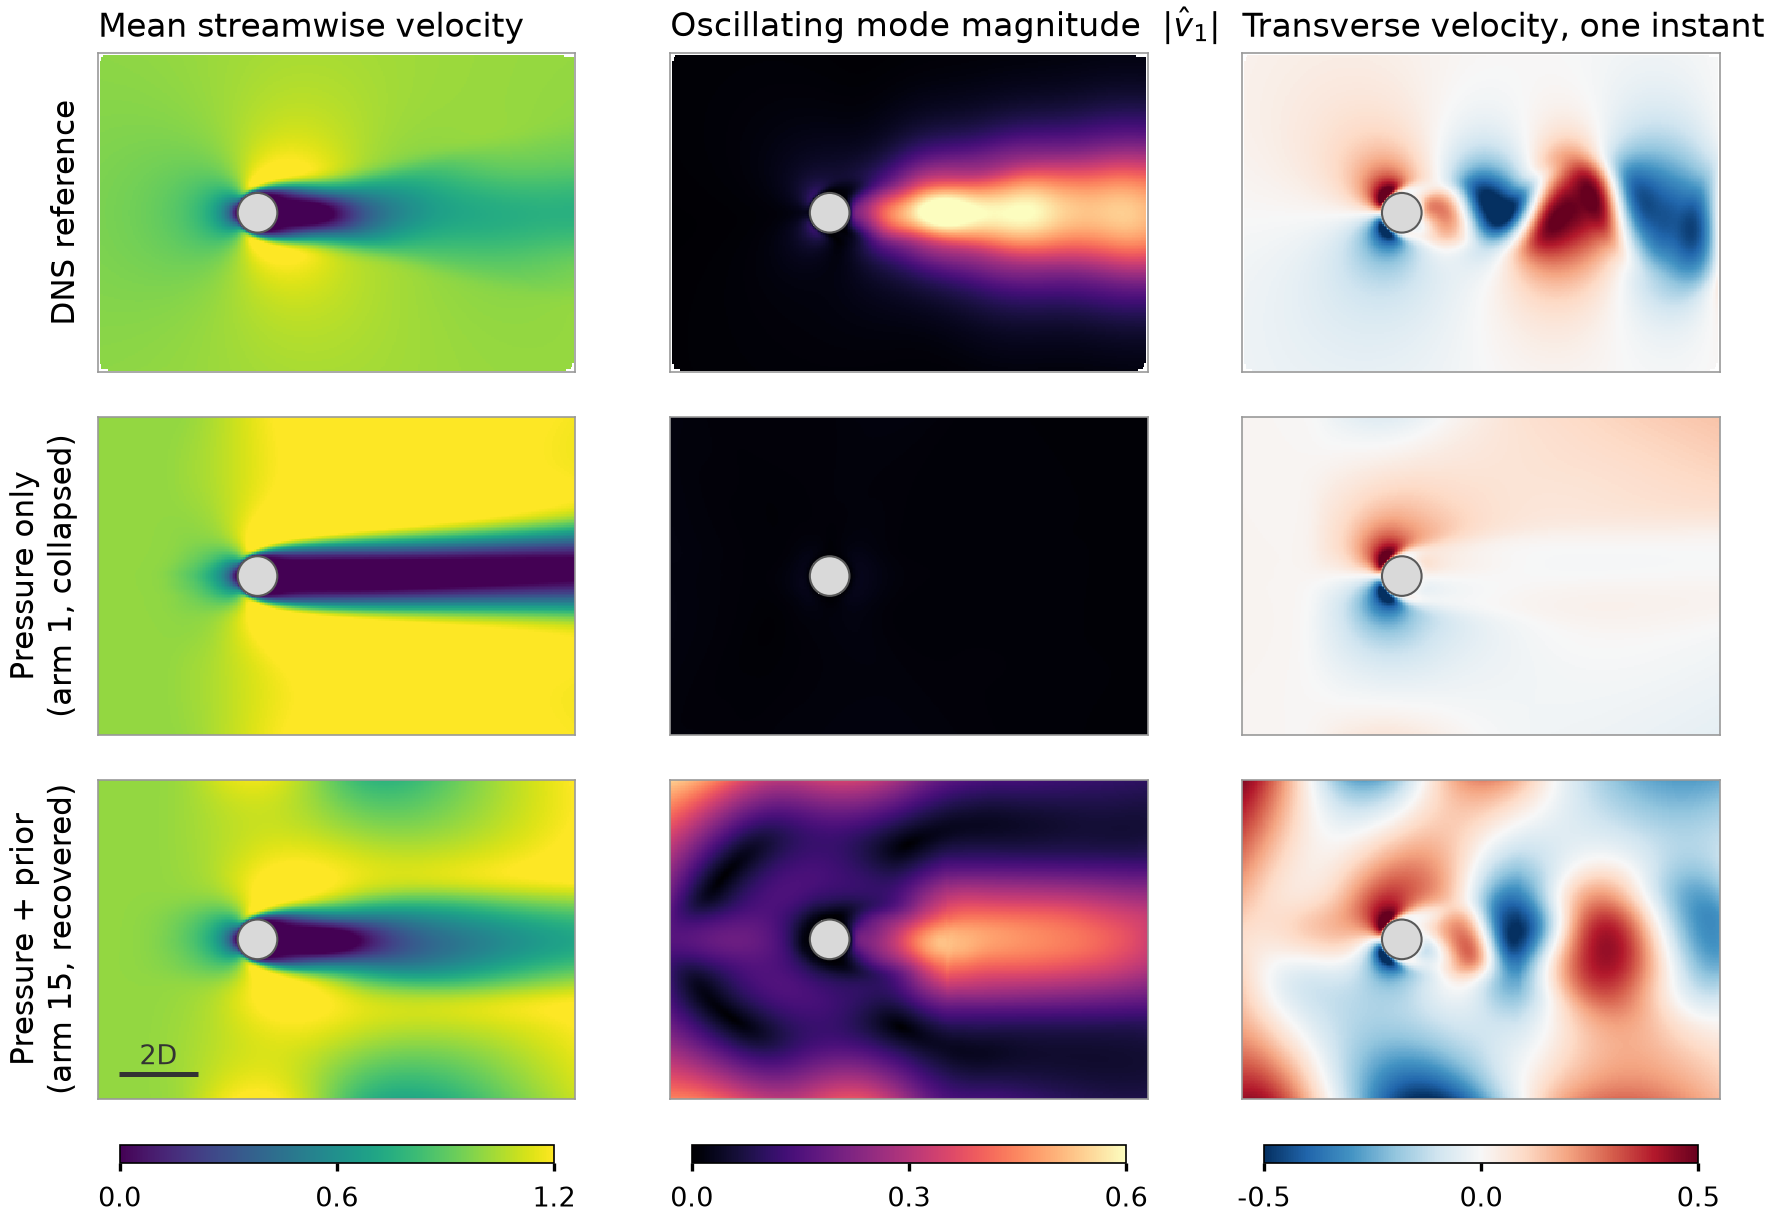

This figure's Python source:
"""Figure 6 - the actual flow. What collapse and recovery look like as fields.

One sentence this figure must make true:
    The collapsed arm reproduces the mean wake but loses the vortex street
    within one or two diameters; the recovered arms carry it across the domain.

Rows are DNS reference, the collapsed pressure-only baseline (arm 1), and the
recovered prior arm (arm 15). Columns are the mean streamwise velocity, the
k=1 transverse mode magnitude, and an instantaneous transverse velocity
snapshot - the last being what a reader recognises as "the vortex street".

Requires dns_raw.npz: run `python parse_dns.py` once first.
"""
import os
import sys

sys.path.insert(0, os.path.dirname(os.path.abspath(__file__)))

import matplotlib.pyplot as plt
import numpy as np
from matplotlib.patches import Circle
from scipy.interpolate import griddata

import modalpinn_eval as me
from fig_common import style, save, check_overlaps

HERE = os.path.dirname(os.path.abspath(__file__))
ARMS = os.path.join(HERE, "..", "runs", "arms")
style()

# ---------------------------------------------------------------- data
FOLD = {int(d.split("_")[1] if d.startswith("arm_") else d.split("_")[0]): d
        for d in sorted(os.listdir(ARMS))}


def arm_paths(n):
    d = os.path.join(ARMS, FOLD[n])
    return (os.path.join(d, "training_run", "DNN2_100_100_4_tanh.pickle"),
            os.path.join(d, "run_record.json"),
            os.path.join(d, "street_prior_used.npz"))


Z = np.load(os.path.join(HERE, "dns_raw.npz"))
xs, ys, times = Z["xs"], Z["ys"], Z["times"]
U, V = Z["U"], Z["V"]
w0 = me.OMEGA_0

# Restrict the DNS to the reconstruction domain before interpolating.
dom = ((xs >= -4) & (xs <= 8) & (ys >= -4) & (ys <= 4))
xd, yd = xs[dom], ys[dom]


def dns_mode(F, k):
    if k == 0:
        return F[:, dom].mean(axis=0).astype(np.complex128)
    return 2.0 * (F[:, dom] * np.exp(-1j * k * w0 * times)[:, None]).mean(axis=0)


XX, YY, inside = me.grid(300, 200)


def to_grid(vals):
    """Interpolate scattered DNS nodes onto the plotting grid."""
    g = griddata((xd, yd), vals, (XX, YY), method="linear")
    return np.ma.masked_where(inside | np.isnan(g), g)


def nn_fields(n, t_snap):
    """(mean u, |v1|, v at t) for one arm, evaluated as it was trained."""
    pk, rr, spp = arm_paths(n)
    w_u, b_u, w_v, b_v, w_p, b_p = me.load_weights(pk)
    fl = me.assert_flags_supported(rr)
    sp = me.load_street_params(spp) if fl["prior"] else None
    fs_u = 1.0 if fl["freestream"] else None
    fs_v = 0.0 if fl["freestream"] else None
    xf, yf = XX.ravel(), YY.ravel()
    u0 = me.modes(xf, yf, w_u, b_u, fs_u)[:, 0].real
    qv = me.modes(xf, yf, w_v, b_v, fs_v, street_params=sp, is_v=True)
    vt = me.field_at_time(xf, yf, t_snap, w_v, b_v, fs_v,
                          street_params=sp, is_v=True)
    m = lambda a: np.ma.masked_where(inside, a.reshape(XX.shape))
    return m(u0), m(np.abs(qv[:, 1])), m(vt)


T_SNAP = float(times[0])
rows = [("DNS reference",
         to_grid(dns_mode(U, 0).real),
         to_grid(np.abs(dns_mode(V, 1))),
         to_grid(V[0, dom].astype(np.float64))),
        ("Pressure only\n(arm 1, collapsed)", *nn_fields(1, T_SNAP)),
        ("Pressure + prior\n(arm 15, recovered)", *nn_fields(15, T_SNAP))]

# ---------------------------------------------------------------- figure
COLS = [("Mean streamwise velocity", "viridis", None),
        ("Oscillating mode magnitude  $|\\hat v_1|$", "magma", None),
        ("Transverse velocity, one instant", "RdBu_r", "sym")]

fig, axes = plt.subplots(3, 3, figsize=(7.2, 5.0),
                         gridspec_kw=dict(wspace=0.08, hspace=0.14))

# Shared scales per column, set from the DNS row so every row is comparable.
lims = []
for j, (_, cmap, kind) in enumerate(COLS):
    ref = rows[0][j + 1]
    if kind == "sym":
        a = np.nanpercentile(np.abs(ref.compressed()), 99)
        lims.append((-a, a))
    else:
        lims.append((0.0, np.nanpercentile(ref.compressed(), 99)))

for i, (name, *fields) in enumerate(rows):
    for j, f in enumerate(fields):
        ax = axes[i, j]
        vmin, vmax = lims[j]
        im = ax.pcolormesh(XX, YY, f, cmap=COLS[j][1], vmin=vmin, vmax=vmax,
                           shading="auto", rasterized=True)
        ax.add_patch(Circle((0, 0), 0.5, facecolor="0.85", edgecolor="0.35",
                            lw=0.5, zorder=5))
        ax.set_aspect("equal")
        ax.set_xticks([]); ax.set_yticks([])
        for s in ax.spines.values():
            s.set_visible(True); s.set_linewidth(0.4); s.set_color("0.6")
        if i == 0:
            ax.set_title(COLS[j][0], fontsize=8, pad=4)
        if j == 0:
            ax.set_ylabel(name, fontsize=7.5)
        if i == 2:
            # shrink<1 leaves a gap between adjacent bars; without it the end
            # labels of neighbouring colorbars collide at the shared edge.
            cb = fig.colorbar(im, ax=axes[:, j], orientation="horizontal",
                              fraction=0.055, pad=0.04, aspect=24, shrink=0.82)
            cb.ax.tick_params(labelsize=6.5, length=2)
            cb.outline.set_linewidth(0.4)
            # Three ticks per bar: the ends and the semantic centre. More than
            # that collides at this width.
            vmn, vmx = lims[j]
            tk = [vmn, 0.0, vmx] if vmn < 0 else [vmn, vmx / 2, vmx]
            cb.set_ticks(tk)
            cb.set_ticklabels([f"{v:.1f}" for v in tk])

# One scale cue, not nine: the domain is identical in every panel.
axes[2, 0].plot([-3.5, -1.5], [-3.4, -3.4], color="0.2", lw=1.2,
                solid_capstyle="butt", zorder=6)
axes[2, 0].text(-2.5, -3.15, "2D", fontsize=6.5, ha="center", color="0.2")

fig.canvas.draw()
bad = check_overlaps(fig)
if bad:
    print("text collisions:", bad)
print(save(fig, "fig6_flow_fields"))
